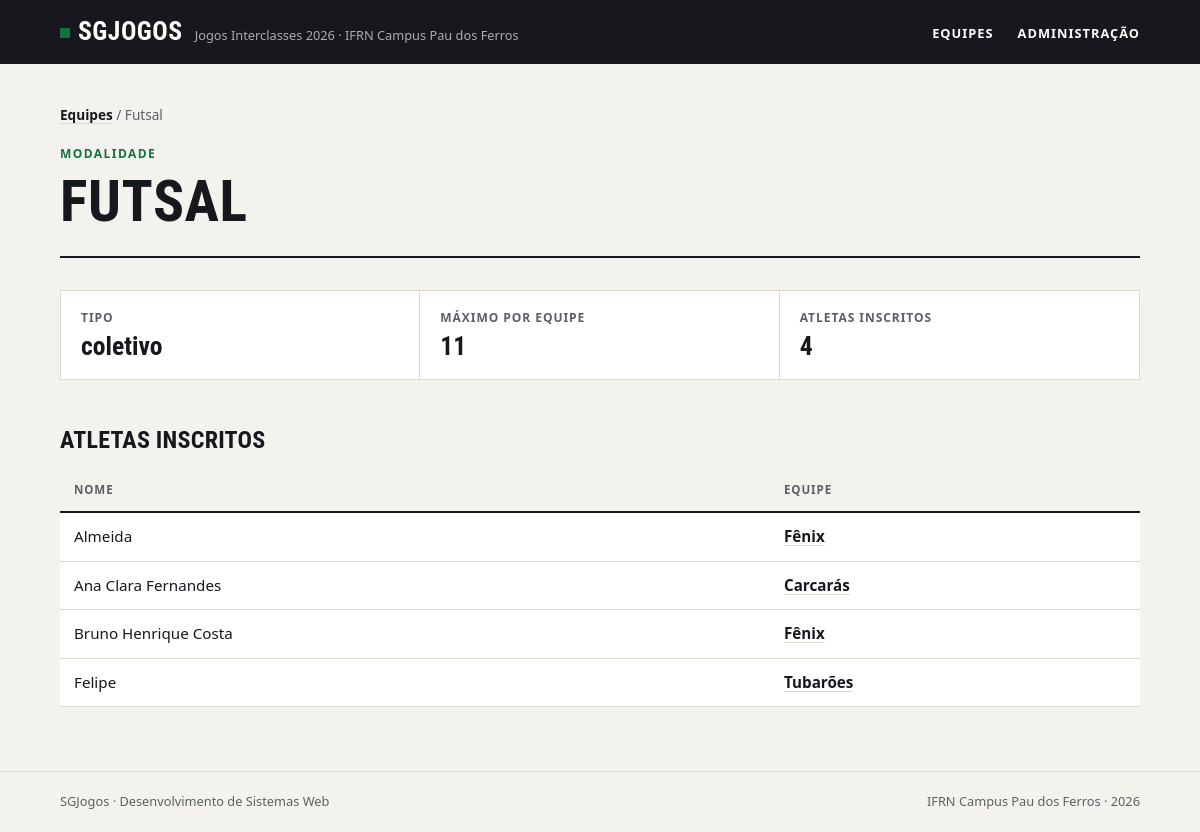
Screenshot of /modalidades/2/ with the database file from the repository.
### jogos/models.py (models this page shows)
class Modalidade(models.Model):
    class Tipo(models.TextChoices):
        COLETIVO = 'coletivo'
        INDIVIDUAL = 'individual'
    nome = models.CharField(max_length=50, unique=True)
    tipo = models.CharField(choices=Tipo)
    max_atletas = models.PositiveIntegerField()
    class Meta:
        verbose_name = 'Modalidade'
        verbose_name_plural = 'Modalidades'
        ordering = ['nome']
    def __str__(self):
        return self.nome

class Atleta(models.Model):
    nome = models.CharField(max_length=50)
    matricula = models.CharField(max_length=50, unique=True)
    data_nascimento = models.DateField()
    equipe = models.ForeignKey("Equipe", on_delete=models.PROTECT, related_name='atletas')
    modalidades = models.ManyToManyField("Modalidade", null=True, blank=True, related_name='atletas')
    class Meta:
        verbose_name = 'Atleta'
        verbose_name_plural = 'Atletas'
        ordering = ['nome']
    def __str__(self):
        return self.nome

class Equipe(models.Model):
    nome = models.CharField(max_length=50, unique=True)
    curso = models.CharField(max_length=50)
    cor = models.CharField(max_length=50)
    criada_em = models.DateField(auto_now_add=True)
    class Meta:
        verbose_name = 'Equipe'
        verbose_name_plural = 'Equipes'
        ordering = ['nome']
    def __str__(self):
        return self.nome

### jogos/views.py (the view)
# urls.py: path('modalidades/<int:id>/', modalidade, name="modalidade")
def modalidade(request, id):
    modalidade = get_object_or_404(
        Modalidade,
        id=id
    )
    return render(request, "jogos/modalidade.html", {'modalidade': modalidade})

### jogos/templates/jogos/modalidade.html (shortened to what this page needs)
{% extends "base.html" %}
{% block main %}
        <nav class="trilha"><a href="{% url "jogos:index" %}">Equipes</a> / {{modalidade}}</nav>
        <header class="topo">
            <span class="sobretitulo">Modalidade</span>
            <h1>{{modalidade}}</h1>
        </header>
        <dl class="numeros">
            <div>
                <dt>Tipo</dt>
                <dd>{{modalidade.tipo}}</dd>
            </div>
            <div>
                <dt>Máximo por equipe</dt>
                <dd>{{modalidade.max_atletas}}</dd>
            </div>
            <div>
                <dt>Atletas inscritos</dt>
                <dd>{{modalidade.atletas.count}}</dd>
            </div>
        </dl>
        <h2>Atletas inscritos</h2>
        <div class="tabela">
            <table>
                <thead>
                    <tr>
                        <th>Nome</th>
                        <th>Equipe</th>
                    </tr>
                </thead>
                <tbody>
                    {% for atleta in modalidade.atletas.all %}
                        <tr>
                            <td>{{atleta}}</td>
                            <td><a href="{% url "jogos:equipe" atleta.equipe.id %}">{{atleta.equipe}}</a></td>
                        </tr>
                    {% empty %}
                        <tr><td class="vazio" colspan="2">Nenhum atleta inscrito nesta modalidade.</td></tr>
                    {% endfor %}
                </tbody>
            </table>
        </div>
{% endblock main %}

### jogos/static/css/style.css (style rules this page uses)
:root { --papel: #f4f2ed; --branco: #ffffff; --tinta: #16181d; --tinta-suave: #5c5f67; --linha: #dcd8ce; --verde: #12733f; --verde-claro: #e2efe6; --fonte-texto: system-ui, -apple-system, "Segoe UI", Roboto, Ubuntu, "Helvetica Neue", Arial, sans-serif; --fonte-titulo: "Bahnschrift SemiCondensed", "Bahnschrift", "Avenir Next Condensed", "Roboto Condensed", "Ubuntu Condensed", "Arial Narrow", var(--fonte-texto); }
*, *::before, *::after { box-sizing: border-box; }
* { margin: 0; padding: 0; }
body { min-height: 100vh; display: flex; flex-direction: column; background: var(--papel); color: var(--tinta); font-family: var(--fonte-texto); font-size: 1rem; line-height: 1.55; -webkit-font-smoothing: antialiased; }
a { color: inherit; }
h1, h2, h3 { font-family: var(--fonte-titulo); font-stretch: condensed; font-weight: 700; line-height: 1.05; text-transform: uppercase; letter-spacing: 0.01em; }
.topo { padding-bottom: 24px; margin-bottom: 32px; border-bottom: 2px solid var(--tinta); }
.sobretitulo { display: block; margin-bottom: 8px; color: var(--verde); font-size: 0.75rem; font-weight: 700; letter-spacing: 0.12em; text-transform: uppercase; }
h1 { font-size: clamp(2.2rem, 6vw, 3.6rem); }
h2 { margin: 48px 0 16px; font-size: 1.5rem; }
.trilha { margin-bottom: 20px; color: var(--tinta-suave); font-size: 0.85rem; }
.trilha a { color: var(--tinta); font-weight: 600; text-decoration-color: var(--linha); text-underline-offset: 3px; }
.numeros { display: grid; grid-template-columns: repeat(auto-fit, minmax(180px, 1fr)); border: 1px solid var(--linha); background: var(--branco); }
.numeros div { padding: 18px 20px; border-right: 1px solid var(--linha); }
.numeros div:last-child { border-right: none; }
.numeros dt { color: var(--tinta-suave); font-size: 0.75rem; font-weight: 700; letter-spacing: 0.08em; text-transform: uppercase; }
.numeros dd { margin-top: 4px; font-family: var(--fonte-titulo); font-stretch: condensed; font-size: 1.6rem; font-weight: 700; line-height: 1.15; font-variant-numeric: tabular-nums; overflow-wrap: anywhere; }
.tabela { overflow-x: auto; }
table { width: 100%; border-collapse: collapse; background: var(--branco); font-size: 0.95rem; font-variant-numeric: tabular-nums; }
th, td { padding: 12px 14px; border-bottom: 1px solid var(--linha); text-align: left; vertical-align: top; }
th { border-bottom: 2px solid var(--tinta); background: var(--papel); color: var(--tinta-suave); font-size: 0.72rem; font-weight: 700; letter-spacing: 0.08em; text-transform: uppercase; }
td a { font-weight: 600; text-decoration-color: var(--linha); text-underline-offset: 3px; }

### rows the page displays
Modalidade: nome "Futsal", nome "FUTSAL", tipo "coletivo", max_atletas "11", atletas.count "4"
Atleta: nome "Almeida", equipe "Fênix"
Atleta: nome "Ana Clara Fernandes", equipe "Carcarás"
Atleta: nome "Bruno Henrique Costa", equipe "Fênix"
Atleta: nome "Felipe", equipe "Tubarões"
